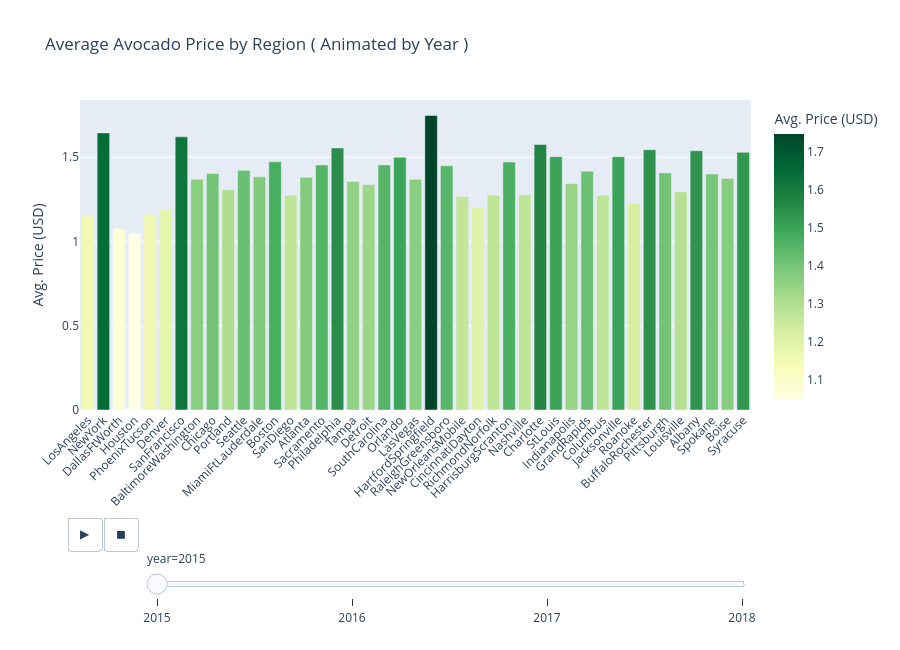

Notebook source saved alongside this figure:
### Markdown cell above
## 7. An Interactive View -- Price by Region and Year (Plotly)

Static charts are great for a fixed question, but this dataset has a natural third dimension
(time) that rewards an interactive explorer. Below, each frame is a year; hover over any bar
to see the exact average price for that region.

### Code cell
agg = (
    granular.groupby(["region", "year"])["AveragePrice"]
    .mean()
    .reset_index()
)
order = granular.groupby("region")["Total Volume"].sum().sort_values(ascending=False).index.tolist()

fig = px.bar(
    agg, x="region", y="AveragePrice", color="AveragePrice",
    animation_frame="year", category_orders={"region": order},
    color_continuous_scale="YlGn",
    title="Average Avocado Price by Region ( Animated by Year )",
    labels={"AveragePrice": "Avg. Price (USD)"},
    height=650,
)
# 2. Push the animation bar (slider) lower
fig.update_layout(
    sliders=[{
        "pad": {"t": 90},  # Increases top padding to push it down
        "y": -0.15         # Sets vertical position below the plot area
    }],
    updatemenus=[{
        "pad": {"t": 60},  # Aligns the play/pause button top padding
        "y": -0.15         # Aligns the buttons vertically with the slider
    }]
)
fig.update_layout(xaxis_tickangle=-45, xaxis_title="", margin=dict(b=240))
fig.show()

### Figure 1 — Plotly figure (JSON) as saved in the notebook; plotly's stock layout.template omitted (floating-point values rounded to 4 significant figures)
{"data": [{"hovertemplate": "year=2015<br>region=%{x}<br>Avg. Price (USD)=%{marker.color}<extra></extra>", "legendgroup": "", "marker": {"color": [1.539, 1.381, 1.369, 1.374, 1.474, 1.545, 1.576, 1.404, 1.202, 1.274, 1.078, 1.188, 1.338, 1.416, 1.472, 1.748, 1.048, 1.343, 1.503, 1.369, 1.153, 1.294, 1.384, 1.277, 1.268, 1.645, 1.499, 1.555, 1.162, 1.407, 1.307, 1.449, 1.275, 1.227, 1.454, 1.274, 1.621, 1.422, 1.455, 1.4, 1.503, 1.529, 1.357], "coloraxis": "coloraxis", "pattern": {"shape": ""}}, "name": "", "orientation": "v", "showlegend": false, "textposition": "auto", "type": "bar", "x": ["Albany", "Atlanta", "BaltimoreWashington", "Boise", "Boston", "BuffaloRochester", "Charlotte", "Chicago", "CincinnatiDayton", "Columbus", "DallasFtWorth", "Denver", "Detroit", "GrandRapids", "HarrisburgScranton", "HartfordSpringfield", "Houston", "Indianapolis", "Jacksonville", "LasVegas", "LosAngeles", "Louisville", "MiamiFtLauderdale", "Nashville", "NewOrleansMobile", "NewYork", "Orlando", "Philadelphia", "PhoenixTucson", "Pittsburgh", "Portland", "RaleighGreensboro", "RichmondNorfolk", "Roanoke", "Sacramento", "SanDiego", "SanFrancisco", "Seattle", "SouthCarolina", "Spokane", "StLouis", "Syracuse", "Tampa"], "xaxis": "x", "y": [1.539, 1.381, 1.369, 1.374, 1.474, 1.545, 1.576, 1.404, 1.202, 1.274, 1.078, 1.188, 1.338, 1.416, 1.472, 1.748, 1.048, 1.343, 1.503, 1.369, 1.153, 1.294, 1.384, 1.277, 1.268, 1.645, 1.499, 1.555, 1.162, 1.407, 1.307, 1.449, 1.275, 1.227, 1.454, 1.274, 1.621, 1.422, 1.455, 1.4, 1.503, 1.529, 1.357], "yaxis": "y"}], "layout": {"barmode": "relative", "coloraxis": {"autocolorscale": false, "colorbar": {"title": {"text": "Avg. Price (USD)"}}, "colorscale": [[0, "rgb(255,255,229)"], [0.125, "rgb(247,252,185)"], [0.25, "rgb(217,240,163)"], [0.375, "rgb(173,221,142)"], [0.5, "rgb(120,198,121)"], [0.625, "rgb(65,171,93)"], [0.75, "rgb(35,132,67)"], [0.875, "rgb(0,104,55)"], [1, "rgb(0,69,41)"]]}, "height": 650, "legend": {"tracegroupgap": 0}, "margin": {"b": 240}, "sliders": [{"active": 0, "currentvalue": {"prefix": "year="}, "len": 0.9, "pad": {"b": 10, "t": 90}, "steps": [{"args": [["2015"], {"frame": {"duration": 0, "redraw": true}, "fromcurrent": true, "mode": "immediate", "transition": {"duration": 0, "easing": "linear"}}], "label": "2015", "method": "animate"}, {"args": [["2016"], {"frame": {"duration": 0, "redraw": true}, "fromcurrent": true, "mode": "immediate", "transition": {"duration": 0, "easing": "linear"}}], "label": "2016", "method": "animate"}, {"args": [["2017"], {"frame": {"duration": 0, "redraw": true}, "fromcurrent": true, "mode": "immediate", "transition": {"duration": 0, "easing": "linear"}}], "label": "2017", "method": "animate"}, {"args": [["2018"], {"frame": {"duration": 0, "redraw": true}, "fromcurrent": true, "mode": "immediate", "transition": {"duration": 0, "easing": "linear"}}], "label": "2018", "method": "animate"}], "x": 0.1, "xanchor": "left", "y": -0.15, "yanchor": "top"}], "title": {"text": "Average Avocado Price by Region ( Animated by Year )"}, "updatemenus": [{"buttons": [{"args": [null, {"frame": {"duration": 500, "redraw": true}, "fromcurrent": true, "mode": "immediate", "transition": {"duration": 500, "easing": "linear"}}], "label": "&#9654;", "method": "animate"}, {"args": [[null], {"frame": {"duration": 0, "redraw": true}, "fromcurrent": true, "mode": "immediate", "transition": {"duration": 0, "easing": "linear"}}], "label": "&#9724;", "method": "animate"}], "direction": "left", "pad": {"r": 10, "t": 60}, "showactive": false, "type": "buttons", "x": 0.1, "xanchor": "right", "y": -0.15, "yanchor": "top"}], "xaxis": {"anchor": "y", "categoryarray": ["LosAngeles", "NewYork", "DallasFtWorth", "Houston", "PhoenixTucson", "Denver", "SanFrancisco", "BaltimoreWashington", "Chicago", "Portland", "Seattle", "MiamiFtLauderdale", "Boston", "SanDiego", "Atlanta", "Sacramento", "Philadelphia", "Tampa", "Detroit", "SouthCarolina", "Orlando", "LasVegas", "HartfordSpringfield", "RaleighGreensboro", "NewOrleansMobile", "CincinnatiDayton", "RichmondNorfolk", "HarrisburgScranton", "Nashville", "Charlotte", "StLouis", "Indianapolis", "GrandRapids", "Columbus", "Jacksonville", "Roanoke", "BuffaloRochester", "Pittsburgh", "Louisville", "Albany", "Spokane", "Boise", "Syracuse"], "categoryorder": "array", "domain": [0, 1], "tickangle": -45, "title": {"text": ""}}, "yaxis": {"anchor": "x", "domain": [0, 1], "title": {"text": "Avg. Price (USD)"}}}}
